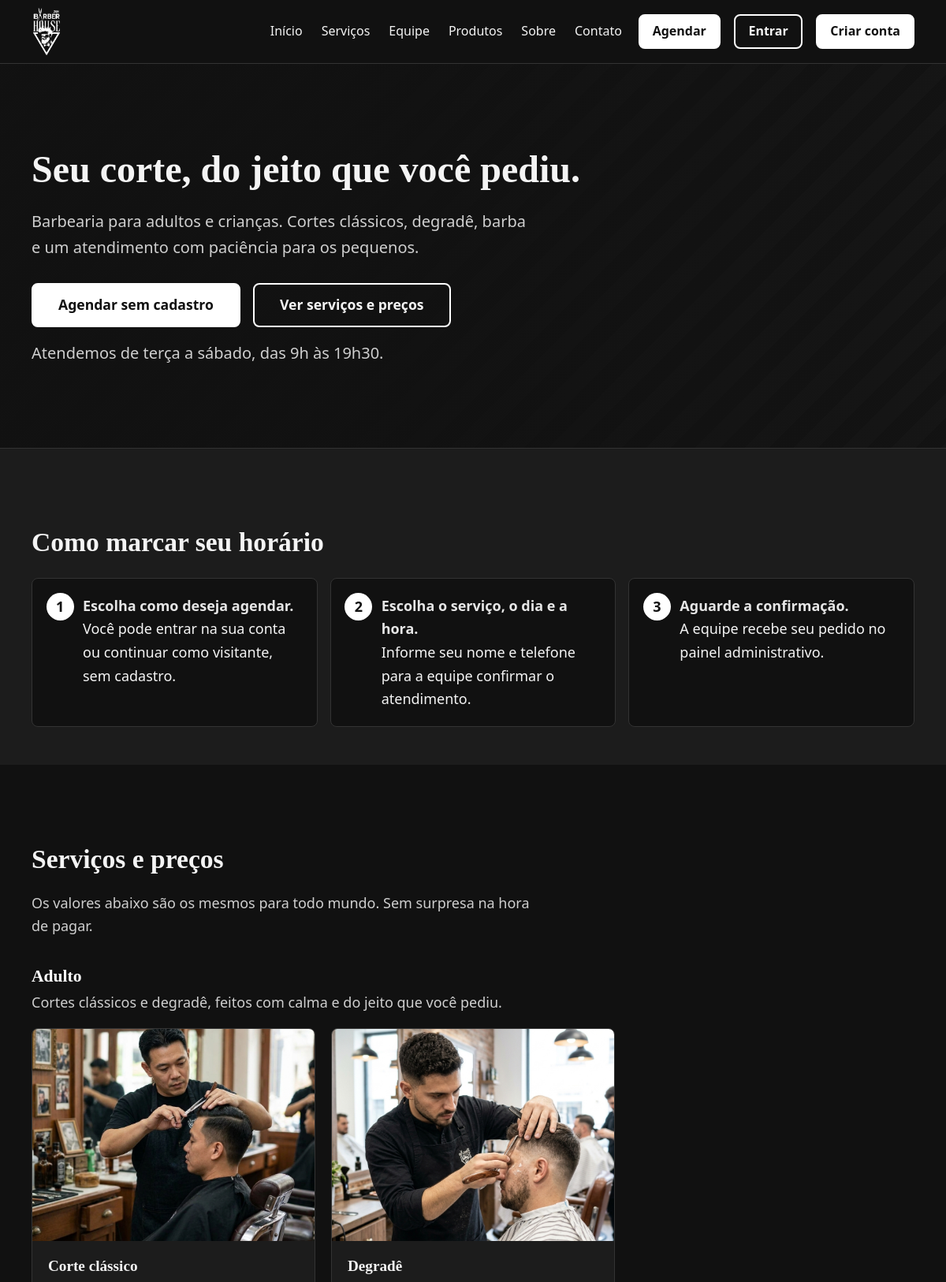
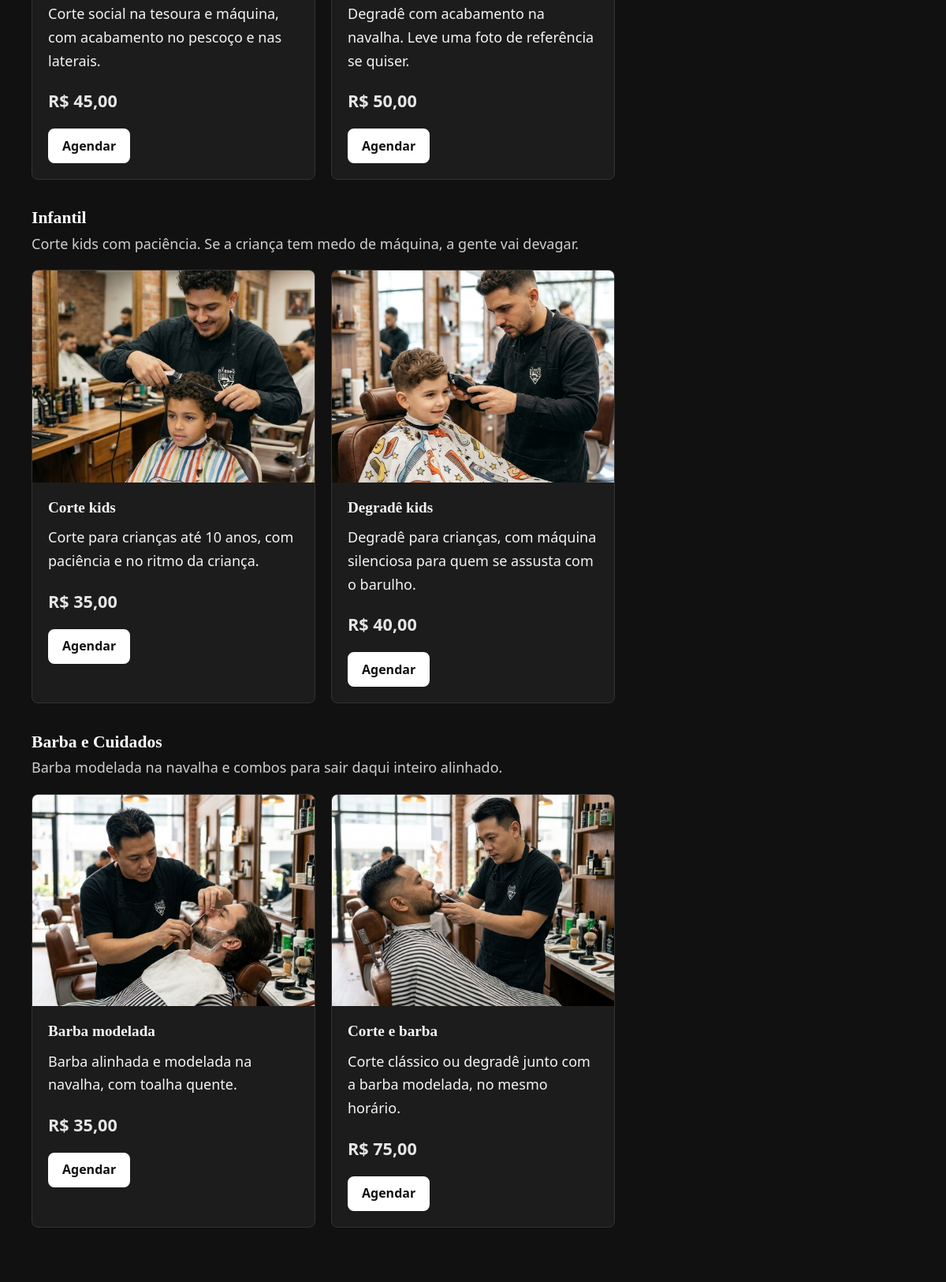
The page / (upper part) on the database its author committed (2 pictures, top to bottom).
### tables this page shows
CREATE TABLE servicos (
    id INT AUTO_INCREMENT PRIMARY KEY,
    nome VARCHAR(120) NOT NULL,
    descricao TEXT,
    preco DECIMAL(10,2) NOT NULL,
    categoria ENUM('Adulto', 'Infantil', 'Barba e Cuidados') NOT NULL,
    imagem VARCHAR(255) NULL
);

### index.php (the view, shortened to what this page needs)
<?php
$raiz = "";
require_once "includes/header.php";
$categorias = array("Adulto", "Infantil", "Barba e Cuidados");
$descricoes = array(
    "Adulto"           => "Cortes clássicos e degradê, feitos com calma e do jeito que você pediu.",
    "Infantil"         => "Corte kids com paciência. Se a criança tem medo de máquina, a gente vai devagar.",
    "Barba e Cuidados" => "Barba modelada na navalha e combos para sair daqui inteiro alinhado."
);
$servicos_por_categoria = array();
foreach ($categorias as $categoria) {
    $servicos_por_categoria[$categoria] = servicos_da_categoria($pdo, $categoria);
}
?>
<section class="hero">
    <div class="container hero-conteudo">
        <h1>Seu corte, do jeito que você pediu.</h1>
        <p>Barbearia para adultos e crianças. Cortes clássicos, degradê, barba e um atendimento com paciência para os pequenos.</p>
        <div class="hero-botoes">
            <a class="botao botao-grande" href="agendar.php">Agendar sem cadastro</a>
            <a class="botao botao-grande botao-contorno" href="#servicos">Ver serviços e preços</a>
        </div>
        <p class="hero-horario">Atendemos de terça a sábado, das 9h às 19h30.</p>
    </div>
</section>
<section class="secao secao-clara" aria-labelledby="como-agendar">
    <div class="container">
        <h2 id="como-agendar">Como marcar seu horário</h2>
        <ol class="passos">
            <li><strong>Escolha como deseja agendar.</strong> Você pode entrar na sua conta ou continuar como visitante, sem cadastro.</li>
            <li><strong>Escolha o serviço, o dia e a hora.</strong> Informe seu nome e telefone para a equipe confirmar o atendimento.</li>
            <li><strong>Aguarde a confirmação.</strong> A equipe recebe seu pedido no painel administrativo.</li>
        </ol>
    </div>
</section>
<section id="servicos" class="secao" aria-labelledby="titulo-servicos">
    <div class="container">
        <h2 id="titulo-servicos">Serviços e preços</h2>
        <p class="subtitulo">Os valores abaixo são os mesmos para todo mundo. Sem surpresa na hora de pagar.</p>
        <?php foreach ($categorias as $categoria): ?>
            <?php $lista = $servicos_por_categoria[$categoria]; ?>
            <?php if (count($lista) > 0): ?>
                <h3 class="categoria"><?= e($categoria) ?></h3>
                <p class="categoria-texto"><?= e($descricoes[$categoria]) ?></p>
                <div class="grade grade-3">
                    <?php foreach ($lista as $s): ?>
                        <article class="cartao cartao-servico">
                            <?php imagem_ou_inicial($raiz, $s["imagem"], $s["nome"], "cartao-foto"); ?>
                            <div class="cartao-corpo">
                                <h4><?= e($s["nome"]) ?></h4>
                                <p><?= e($s["descricao"]) ?></p>
                                <p class="preco"><?= preco($s["preco"]) ?></p>
                                <a class="botao botao-pequeno" href="agendar.php?servico=<?= (int) $s["id"] ?>">Agendar <span class="so-leitor"><?= e($s["nome"]) ?></span></a>
                            </div>
                        </article>
                    <?php endforeach; ?>
                </div>
            <?php endif; ?>
        <?php endforeach; ?>
    </div>
</section>
<?php require_once "includes/footer.php"; ?>

### includes/header.php (shortened to what this page needs)
<?php
require_once __DIR__ . "/funcoes.php";
$u = usuario_logado();
$link_painel = "";
?>
<!DOCTYPE html>
<html lang="pt-BR">
<head>
    <link rel="stylesheet" href="<?= $raiz ?>assets/css/style.css">
</head>
<body>
<header class="site-header">
    <div class="container cabecalho">
        <a class="logo" href="<?= $raiz ?>index.php">
            <img src="<?= $raiz ?>assets/img/logo-branca.png" alt="The Barber House - página inicial" width="56" height="100">
        </a>
        <nav id="menu-principal" class="menu" aria-label="Menu principal">
            <a href="<?= $raiz ?>index.php">Início</a>
            <a href="<?= $raiz ?>index.php#servicos">Serviços</a>
            <a href="<?= $raiz ?>index.php#equipe">Equipe</a>
            <a href="<?= $raiz ?>index.php#produtos">Produtos</a>
            <a href="<?= $raiz ?>sobre.php">Sobre</a>
            <a href="<?= $raiz ?>contato.php">Contato</a>
            <?php if ($u != null): ?>
                <a class="menu-usuario" href="<?= $link_painel ?>">Olá, <?= e(primeiro_nome($u["nome"])) ?></a>
                <form method="post" action="<?= $raiz ?>auth/logout.php" class="form-sair">
                    <?= csrf_campo() ?>
                    <button type="submit" class="botao botao-pequeno">Sair</button>
                </form>
            <?php else: ?>
                <a class="botao botao-pequeno" href="<?= $raiz ?>agendar.php">Agendar</a>
                <a class="botao botao-contorno botao-pequeno" href="<?= $raiz ?>auth/login.php">Entrar</a>
                <a class="botao botao-pequeno" href="<?= $raiz ?>auth/cadastro.php">Criar conta</a>
            <?php endif; ?>
        </nav>
    </div>
</header>
<main id="conteudo">

### includes/funcoes.php (shortened to what this page needs)
<?php
function e($texto) {
    return htmlspecialchars((string) $texto, ENT_QUOTES, "UTF-8");
}
function usuario_logado() {
    return null;
}
function preco($valor) {
    return "R$ " . number_format($valor, 2, ",", ".");
}
function imagem_ou_inicial($raiz, $arquivo, $nome, $classe) {
    if ($arquivo != "") {
        echo '<img class="' . $classe . '" src="' . $raiz . 'assets/img/' . e($arquivo) . '" alt="' . e($nome) . '" loading="lazy">';
    } else {
        $inicial = mb_strtoupper(mb_substr($nome, 0, 1));
        echo '<div class="sem-imagem ' . $classe . '" aria-hidden="true">' . e($inicial) . '</div>';
    }
}
function servicos_da_categoria($pdo, $categoria) {
    $st = $pdo->prepare("SELECT * FROM servicos WHERE categoria = ? ORDER BY preco");
    $st->execute(array($categoria));
    return $st->fetchAll();
}

### includes/footer.php (shortened to what this page needs)
</main>
</body>
</html>

### assets/css/style.css (style rules this page uses)
:root { --preto: #111111; --grafite: #1c1c1c; --linha: #333333; --destaque: #ffffff; --destaque-claro: #e6e6e6; --gelo: #f4f4f4; --suave: #cfcfcf; --erro: #ff9b92; --ok: #8fd19e; --aviso: #f0c36a; --raio: 8px; }
*, *::before, *::after { box-sizing: border-box; }
html { scroll-behavior: smooth; }
body { margin: 0; background: var(--preto); color: var(--gelo); font-family: "Segoe UI", system-ui, -apple-system, Arial, sans-serif; font-size: 1.125rem; line-height: 1.65; }
img { max-width: 100%; height: auto; display: block; }
h1, h2, h3, h4 { font-family: Georgia, "Times New Roman", serif; line-height: 1.25; margin: 0 0 0.6em; font-weight: 700; }
h1 { font-size: clamp(2rem, 5vw, 3rem); }
h2 { font-size: clamp(1.5rem, 3.5vw, 2.1rem); margin-top: 1.5em; }
h3 { font-size: 1.35rem; }
h4 { font-size: 1.2rem; }
p { margin: 0 0 1em; }
a { color: var(--destaque-claro); text-underline-offset: 3px; }
.container { width: min(1120px, 100% - 2rem); margin-inline: auto; }
.site-header { background: var(--preto); border-bottom: 1px solid var(--linha); position: sticky; top: 0; z-index: 50; }
.cabecalho { display: flex; align-items: center; justify-content: space-between; gap: 1rem; padding: 0.5rem 0; }
.logo img { height: 64px; width: auto; }
.menu { display: flex; align-items: center; gap: 0.25rem 1.1rem; flex-wrap: wrap; justify-content: flex-end; }
.menu a:not(.botao) { color: var(--gelo); text-decoration: none; padding: 0.5rem 0.2rem; font-size: 1rem; border-bottom: 2px solid transparent; }
.botao, button.botao { display: inline-flex; align-items: center; justify-content: center; min-height: 48px; padding: 0.7rem 1.5rem; background: var(--destaque); color: #111111; border: 2px solid var(--destaque); border-radius: var(--raio); font: inherit; font-weight: 700; font-size: 1rem; text-decoration: none; cursor: pointer; line-height: 1.2; }
.botao-contorno { background: transparent; color: var(--gelo); }
.botao-pequeno { min-height: 44px; padding: 0.45rem 1rem; }
.botao-grande { min-height: 56px; padding: 0.9rem 2rem; font-size: 1.1rem; }
.secao { padding: 3rem 0; }
.secao-clara { background: var(--grafite); }
.subtitulo { color: var(--suave); max-width: 62ch; }
.hero { padding: clamp(3rem, 9vw, 6.5rem) 0; background: linear-gradient(90deg, rgba(17, 17, 17, 0.96) 35%, rgba(17, 17, 17, 0.6)), repeating-linear-gradient(135deg, #1c1c1c 0 22px, #151515 22px 44px); border-bottom: 1px solid var(--linha); }
.hero-conteudo { max-width: 780px; margin-left: max(1rem, calc((100% - 1120px) / 2)); }
.hero h1 { margin-bottom: 0.4em; }
.hero p { font-size: 1.25rem; color: var(--suave); max-width: 56ch; }
.hero-botoes { display: flex; flex-wrap: wrap; gap: 1rem; margin: 1.8rem 0 1rem; }
.hero-horario { font-size: 1rem; color: var(--destaque-claro); margin: 0; }
.passos { list-style: none; counter-reset: passo; padding: 0; margin: 1.5rem 0 0; display: grid; gap: 1rem; grid-template-columns: repeat(3, 1fr); }
.passos li { counter-increment: passo; background: var(--preto); border: 1px solid var(--linha); border-radius: var(--raio); padding: 1.2rem 1.2rem 1.2rem 4rem; position: relative; }
.passos li::before { content: counter(passo); position: absolute; left: 1.1rem; top: 1.1rem; width: 2.2rem; height: 2.2rem; border-radius: 50%; background: var(--destaque); color: #111; font-weight: 700; display: grid; place-items: center; }
.passos strong { display: block; color: var(--destaque-claro); }
.grade { display: grid; gap: 1.25rem; margin-bottom: 1.5rem; }
.grade-3 { grid-template-columns: repeat(3, 1fr); }
.cartao { background: var(--grafite); border: 1px solid var(--linha); border-radius: var(--raio); overflow: hidden; }
.cartao-corpo { padding: 1.25rem; }
.cartao-foto { width: 100%; aspect-ratio: 4 / 3; object-fit: cover; }
.cartao > .cartao-corpo { padding: 1.25rem; }
.categoria { color: var(--destaque); margin-top: 2.2rem; margin-bottom: 0.2em; }
.categoria-texto { color: var(--suave); }
.preco { font-size: 1.35rem; font-weight: 700; color: var(--destaque-claro); margin-bottom: 0.8em; }
::placeholder { color: #9a9a9a; }

### rows shown on the page
servicos: imagem (picture), nome "Corte clássico", descricao "Corte social na tesoura e máquina, com acabamento no pescoço e nas laterais.", preco "R$ 45,00"
servicos: imagem (picture), nome "Degradê", descricao "Degradê com acabamento na navalha. Leve uma foto de referência se quiser.", preco "R$ 50,00"
servicos: imagem (picture), nome "Corte kids", descricao "Corte para crianças até 10 anos, com paciência e no ritmo da criança.", preco "R$ 35,00"
servicos: imagem (picture), nome "Degradê kids", descricao "Degradê para crianças, com máquina silenciosa para quem se assusta com o barulho.", preco "R$ 40,00"
servicos: imagem (picture), nome "Barba modelada", descricao "Barba alinhada e modelada na navalha, com toalha quente.", preco "R$ 35,00"
servicos: imagem (picture), nome "Corte e barba", descricao "Corte clássico ou degradê junto com a barba modelada, no mesmo horário.", preco "R$ 75,00"

### other values the page prints
$categoria "Adulto"
$descricoes[$categoria] "Cortes clássicos e degradê, feitos com calma e do jeito que você pediu."
$categoria "Infantil"
$descricoes[$categoria] "Corte kids com paciência. Se a criança tem medo de máquina, a gente vai devagar."
$categoria "Barba e Cuidados"
$descricoes[$categoria] "Barba modelada na navalha e combos para sair daqui inteiro alinhado."
